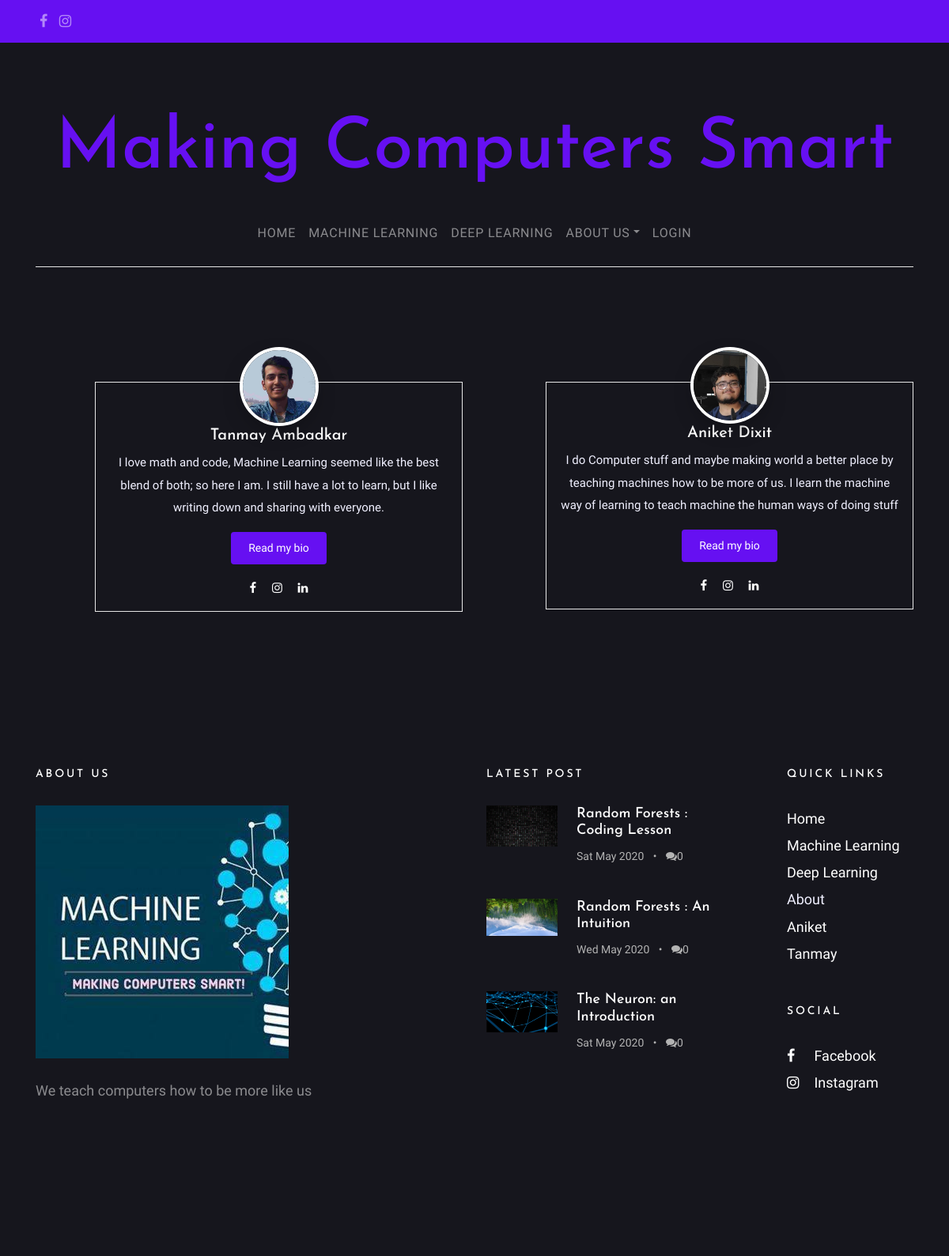
The app's page /, older data.
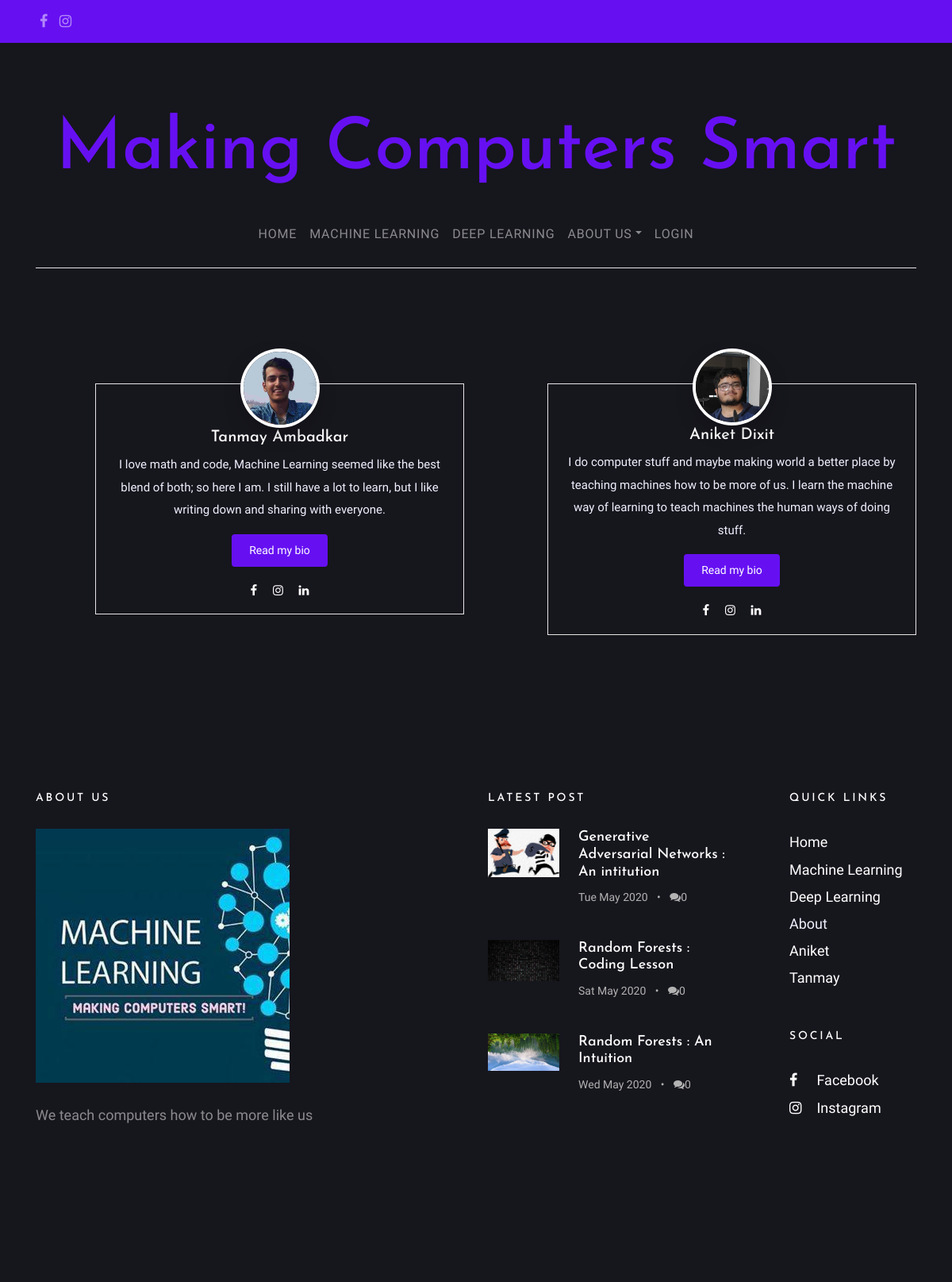
The same page, newer data.
### blog/models.py (models this page shows, shortened)
class UserProfileInfo(models.Model):
    user = models.OneToOneField(User, on_delete= models.CASCADE)
    profile_img = models.ImageField(upload_to = 'profile_pics', blank = True)
    cover_image = models.ImageField(upload_to = 'cover_profile_img', blank = True)
    description = models.TextField(blank = True)
    writeup = models.TextField(blank = True)
    instagram = models.URLField(blank = True)
    facebook = models.URLField(blank = True)
    github = models.URLField(blank = True)
    linkedin = models.URLField(blank = True)
    email = models.EmailField(blank = True)

class Post(models.Model):
    types = (
        ('D', 'Deep Learning'),
        ('M', 'Machine Learning'),
    )
    author = models.ForeignKey('UserProfileInfo', on_delete = models.CASCADE)
    title = models.CharField(max_length = 200)
    cover_img = models.ImageField(upload_to = 'cover_image', blank = True)
    text = models.TextField()
    created_date = models.DateTimeField(default = timezone.now)
    published_date = models.DateTimeField(blank = True, null = True)
    type = models.CharField(max_length = 1, choices = types, blank = True)
    def approve_comments(self):
        return self.comments.filter(approved_comment=True)

### blog/views.py (the view)
# urls.py: path('', HomeView.as_view(), name = 'home'),
class HomeView(TemplateView):
    template_name = 'home.html'
    def get_context_data(self, **kwargs):
        context = super(HomeView, self).get_context_data(**kwargs)
        context['users'] = UserProfileInfo.objects.all()
        context['posts'] = Post.objects.filter(published_date__lte = timezone.now()).order_by('-published_date')[:3]
        return context

### blog/templates/blog/home.html (shortened to what this page needs)
{% extends "blog/base.html" %}
{%  load static %}
{% block content %}
   <section class="site-section pt-5 pb-5">
      <div class="container">
        <div class="row">
          <div class="col-md-12">
         </div>
       </div>
     </div>
   </section>
  <section class="site-section pt-5 pb-5">
    <div class="container">
      <div class="row blog-entries">
        {% for userp in users %}
        <div class="col-md-12 col-lg-6 sidebar">
          <div class="sidebar-box">
            <div class="bio text-center">
                  {% if userp.user.username == 'tanmay'  %}
                    <a href="{% url 'tanmay' %}"><img src="/media/{{userp.profile_img}}" loading="lazy" alt="Image Placeholder" class="img-fluid"></a>
                  {% else %}
                    <a href="{% url 'aniket' %}"><img src="/media/{{userp.profile_img}}" loading="lazy" alt="Image Placeholder" class="img-fluid"></a>
                  {% endif %}
              <div class="bio-body">
                <h2>{{userp.user.first_name}} {{userp.user.last_name}}</h2>
                <p>{{userp.description}}</p>
                {% if userp.user.username == 'tanmay'  %}
                      <p><a href="{% url 'tanmay' %}" class="btn btn-primary btn-sm rounded">Read my bio</a></p>
                {% else %}
                      <p><a href="{% url 'aniket' %}" class="btn btn-primary btn-sm rounded">Read my bio</a></p>
                {% endif %}
		          <p class="social">
                  <a href="{{userp.facebook}}" rel="noreferrer" target="_blank" class="p-2"><span class="fa fa-facebook"></span></a>
                  <a href="{{userp.instagram}}" rel="noreferrer" target="_blank" class="p-2"><span class="fa fa-instagram"></span></a>
               	  <a href ="{{userp.linkedin}}" rel="noreferrer" target="_blank" class="p-2"><span class='fa fa-linkedin'></span></a>
		          </p>
              </div>
            </div>
          </div>
        </div>
        {% endfor %}
      </div>
    </div>
  </section>
{% endblock  %}
{% block footerblock %}
    {% for post in posts %}
    <ul>
      <li>
        <a href="{% url 'post_detail' pk=post.pk %}">
          <img src="/media/{{post.cover_img}}" alt="Image placeholder" class="mr-4">
          <div class="text">
            <h4>{{post.title}}</h4>
            <div class="post-meta">
              <span class="mr-2">{{ post.published_date|date:"D M Y"}} </span> &bullet;
              <span class="ml-2"><span class="fa fa-comments"></span>{{post.approve_comments.count}}</span>
            </div>
          </div>
        </a>
      </li>
    </ul>
    {% endfor %}
{% endblock  %}

Row changes from the older to the newer data that the page shows:
no longer on this page (row unchanged): Post: cover_img (picture), title "The Neuron: an Introduction", published_date "Sat May 2020", approve_comments.count "0"
changed UserProfileInfo "Aniket": description "I do Computer stuff and maybe making world a better place by teaching machines how to be more of us. I learn the machine way of learning to teach machine the human ways of doing stuff" → "I do computer stuff and maybe making world a better place by teaching machines how to be more of us. I learn the machine way of learning to teach machines the human ways of doing stuff."
added Post: cover_img (picture), title "Generative Adversarial Networks : An intitution", published_date "Tue May 2020", approve_comments.count "0"
